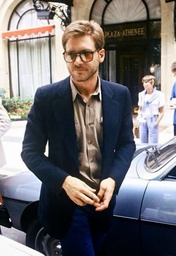
#> input picture Informatics/Labs/Lab7/pic.jpg, 176 x 256 px, shrunk from 508 x 737 before the run, found by its file name
$ python 'ШАБЛОН.py'
#> lines starting #> are read from the running program, lines starting #| are printed output that depends on the picture
import sys, random, copy
from PIL import Image #Подключим необходимые библиотеки.

IMAGE_PATH = "" #Путь до картинки, с которой будем работать, пустой если находится в той же директоррии, что и программа.
IMAGE_NAME = "pic" #Имя картинки.
IMAGE_TYPE = "jpg" #Тип картинки, крайне рекомендуется jpg.

original_image = Image.open(IMAGE_PATH + IMAGE_NAME + "." + IMAGE_TYPE) #Открываем изображение.
#> original_image is the input picture: PIL image 176x256 RGB; mean R, G, B 112.3, 109.1, 110.8
#draw = ImageDraw.Draw(image) #Создаем инструмент для рисования.

#ЛИНЕЙНЫЕ ФИЛЬТРЫ

#Константное преобразование
def constant(pixel):
    r, g, b = pixel
    return r, g, b

#Выделение красной компоненты.
def only_red(pixel):
    r, g, b = pixel
    return r, 0, 0

#Список преобразований
linear_transformations = [constant, only_red]

#Последовательное применение всех преобразований с сохранением результата.
for transformation in linear_transformations:
    image = original_image.copy() #Создаем новое изображение, чтобы не испортить оригинальное.
    width = image.size[0] #Определяем ширину.
    height = image.size[1] #Определяем высоту.
    pixels = image.load() #Выгружаем значения пикселей.

    #Перебираем каждый пиксель
    for i in range(width):
        for j in range(height):
            pixels[i, j] = transformation(pixels[i, j]) #Применяем текущее преобразование.

    image.save(IMAGE_PATH + IMAGE_NAME + "_" + transformation.__name__ + "." + IMAGE_TYPE); #Сохранение картинки.
#> this loop made 2 passes
#> pass 2, `image.save(IMAGE_PATH + IMAGE_NAME + "_" + transformation.__name__ + "..`:
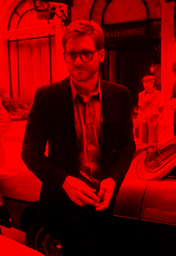
#> saved as pic_only_red.jpg: PIL image 176x256 RGB; mean R, G, B 112.3, 0, 0

#МАТРИЧНЫЕ ФИЛЬТРЫ

#Константная матрица 3x3.
def const():
    return [[0, 0, 0], [0, 1, 0], [0, 0, 0]]

matrix_filters = [const]

def matrix_transformation(old_pixels, width, height, x, y, get_matrix):
    matrix = get_matrix()
    n = len(matrix) #Узнаем размерность матрицы.
    new_color = [0, 0, 0]
    matrix_sum = 0 #Посчитаем сумму в матрице преобразования для того, чтобы потом поделить на это значение.
                   #Таким образом интенсивность изображения не измениться.
    #Перебираем соседей
    for i in range(n):
        for j in range(n):
            new_x = x - n // 2 + i  #Вычисляем координату соседа, с учетом того, что "мы" в центре матрицы.
            new_y = y - n // 2 + j

            #Проверяем соседа на существование.
            if new_x >= 0 and new_x < width and new_y >= 0 and new_y < height:
                matrix_sum += matrix[i][j]
                #Перебираем цветовую компоненту.
                for c in range(3):
                    new_color[c] += old_pixels[new_x, new_y][c] * matrix[i][j] #Добавляем цвет соседа умноженный на коэффициент из матрицы.

    for c in range(3):
        if matrix_sum != 0:
            new_color[c] /= matrix_sum #Нормируем цвет.
        else:
            new_color[c] = 0
    return int(new_color[0]), int(new_color[1]), int(new_color[2])

for matrix in matrix_filters:
    image = original_image.copy() #Создаем новое изображение, чтобы не испортить оригинальное.
    width = image.size[0] #Определяем ширину.
    height = image.size[1] #Определяем высоту.
    pixels = image.load() #Выгружаем значения пикселей.
    old_pixels = original_image.load() #Выгружаем значения пикселей оригинального изображения.

    #Перебираем каждый пиксель
    for i in range(width):
        for j in range(height):
            pixels[i, j] = matrix_transformation(old_pixels, width, height, i, j, matrix) #Применяем текущее преобразование.

    image.save(IMAGE_PATH + IMAGE_NAME + "_matrix_" + matrix.__name__ + "." + IMAGE_TYPE); #Сохранение картинки.
